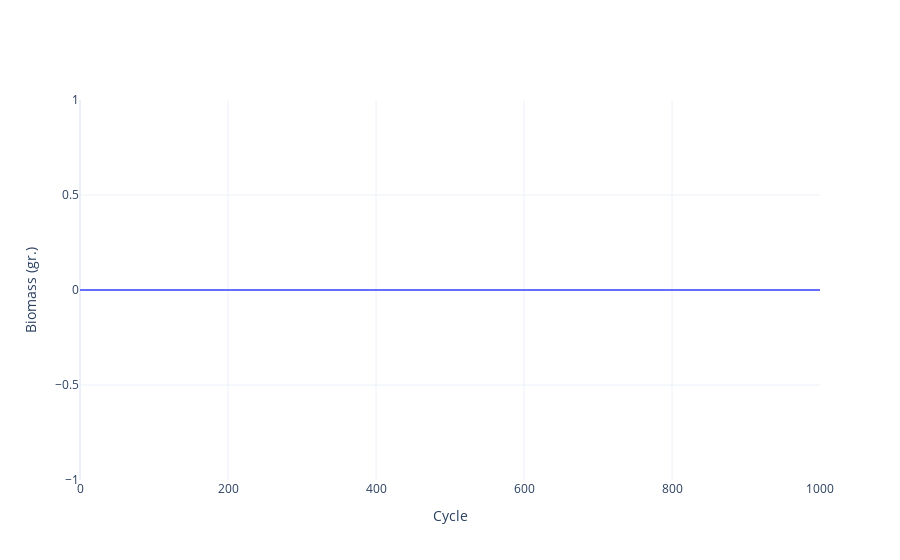

Here is the notebook cell this chart was saved with:
### Code cell
import plotly.graph_objects as go

fig = go.Figure()
fig.add_trace(go.Scatter(x=simulation.total_biomass['cycle'], 
                         y=simulation.total_biomass['GCF_000698265_1'], 
                         mode="lines", name='Biomass'))

fig.update_layout(xaxis_title='Cycle',
                  yaxis_title='Biomass (gr.)')

### Figure 1 — Plotly figure (JSON) as saved in the notebook; plotly's stock layout.template omitted (floating-point values rounded to 4 significant figures; data arrays with more than 128 entries replaced by an {"elided": "..."} marker saying what was removed)
{"data": [{"mode": "lines", "name": "Biomass", "type": "scatter", "x": {"elided": "1001 int values"}, "y": {"elided": "1001 float values"}}], "layout": {"xaxis": {"title": {"text": "Cycle"}}, "yaxis": {"title": {"text": "Biomass (gr.)"}}}}
